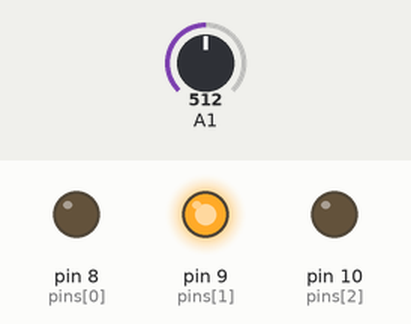
This sketch was run on a simulated Arduino Uno, built with avr-gcc and run on an emulated ATmega328P. Shown: output pins drawn as LEDs (lit = HIGH). Dashed ring = blinking. Inputs (shaded band) come from the test bench; at power-on: A1 = 512.

Above: at 1.2 s.
1.3 s: A1 set to 582
2.8 s: A1 set to 608
At 3.4 s:
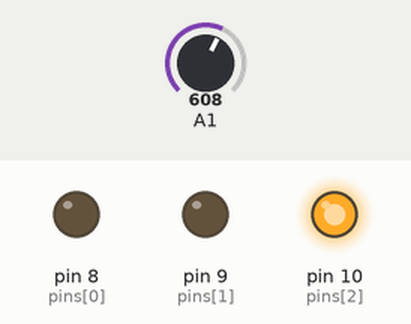
4.3 s: A1 set to 892
5.8 s: A1 set to 909
At 5.96 s:
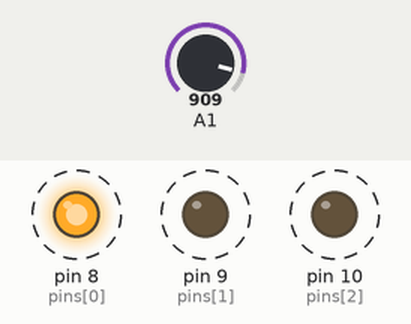
8.8 s: A1 set to 890
At 8.8 s:
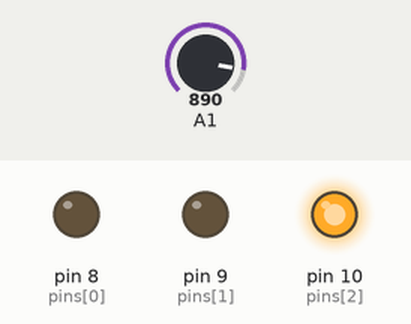
10.3 s: A1 set to 900
At 10.46 s:
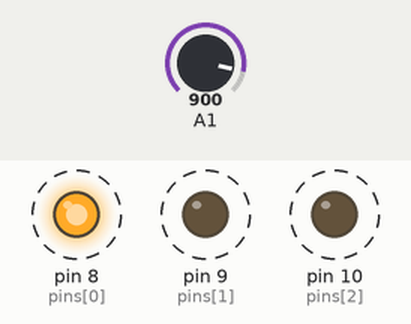
Timing chart, 0 to 14.3 s (numbered marks = the images above; inputs shaded):
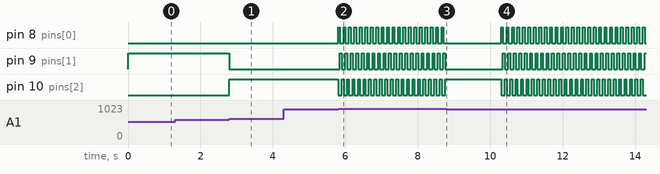

The sketch:

love-o-meter.ino
```cpp
int pins[] = {8, 9, 10};
int index = 0;

void setup() {
  Serial.begin(9600);

  pinMode(8, OUTPUT); // RED
  pinMode(9, OUTPUT); // YELLOW
  pinMode(10, OUTPUT); // GREEN
}

void loop() {
  int sensorValue = analogRead(A1);

//  Serial.println(sensorValue);

  if (sensorValue < 300){
    digitalWrite(8, HIGH);
    digitalWrite(9, LOW);
    digitalWrite(10, LOW);
  } else if (sensorValue >= 300 && sensorValue < 600){
    digitalWrite(8, LOW);
    digitalWrite(9, HIGH);
    digitalWrite(10, LOW);
  } else if (sensorValue >= 600 && sensorValue < 900) {
    digitalWrite(8, LOW);
    digitalWrite(9, LOW);
    digitalWrite(10, HIGH);
  } else {
    for (int i = 0; i < 3; i = i + 1){
      if (i == index){
        digitalWrite(pins[i], HIGH);
      } else {
        digitalWrite(pins[i], LOW);
      }
    }
    index++;
    if (index > 2){
      index = 0;
    }
    delay(50);
  }
}
```

Measured:
- the behaviour switches between 599 and 600 on A1 (found by bisection; images 0 and 1)
- the behaviour switches between 899 and 900 on A1 (found by bisection; images 1 and 2)
- after the input at 1.3 s, every drawn part: stays the same
- after the input at 2.8 s, pin 9 (pins[1]): HIGH → LOW at once; pin 10 (pins[2]): LOW → HIGH at once
- after the input at 4.3 s, every drawn part: stays the same
- after the input at 5.8 s, pin 8 (pins[0]), pin 10 (pins[2]): alternates HIGH for 0.05 s and LOW for 0.10 s, starting at once; pin 9 (pins[1]): alternates HIGH for 0.05 s and LOW for 0.10 s, starting after 0.05 s
- after the input at 8.8 s, pin 8 (pins[0]), pin 9 (pins[1]): stops changing and stays LOW; pin 10 (pins[2]): stops changing and stays HIGH
- after the input at 10.3 s, pin 8 (pins[0]), pin 10 (pins[2]): alternates HIGH for 0.05 s and LOW for 0.10 s, starting at once; pin 9 (pins[1]): alternates HIGH for 0.05 s and LOW for 0.10 s, starting after 0.05 s
